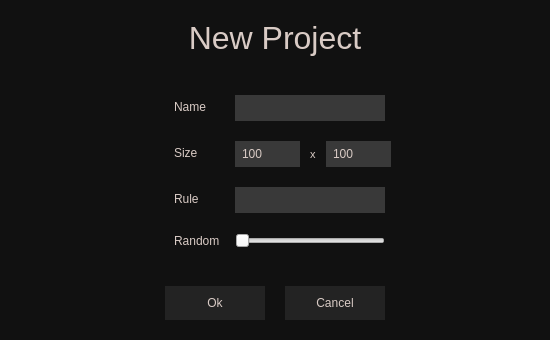
<?xml version="1.0" encoding="UTF-8"?>
<ui version="4.0">
 <class>Dialog</class>
 <widget class="QDialog" name="Dialog">
  <property name="windowModality">
   <enum>Qt::ApplicationModal</enum>
  </property>
  <property name="geometry">
   <rect>
    <x>0</x>
    <y>0</y>
    <width>550</width>
    <height>340</height>
   </rect>
  </property>
  <property name="sizePolicy">
   <sizepolicy hsizetype="Fixed" vsizetype="Fixed">
    <horstretch>0</horstretch>
    <verstretch>0</verstretch>
   </sizepolicy>
  </property>
  <property name="windowTitle">
   <string>New Project</string>
  </property>
  <property name="autoFillBackground">
   <bool>false</bool>
  </property>
  <property name="styleSheet">
   <string notr="true">QDialog { background: #111111; }

QPushButton {
	padding: 10px;
	background: #232323;
	border: none;
	outline: none;
	color: #d9cbc5;
}
QPushButton:hover, QPushButton:focus {
	background-color: #7a7a7a;
}

* { color: #d9cbc5; }

QLineEdit, QListView {
	background: #393939;
	padding: 5px;
	border: none;
}

QSpinBox {
	background: #393939;
	border: none;
	padding: 5px;
}
QSpinBox::up-button,
QSpinBox::down-button {
	border: none
}</string>
  </property>
  <property name="modal">
   <bool>false</bool>
  </property>
  <layout class="QVBoxLayout" name="verticalLayout">
   <property name="spacing">
    <number>20</number>
   </property>
   <property name="leftMargin">
    <number>20</number>
   </property>
   <property name="topMargin">
    <number>20</number>
   </property>
   <property name="rightMargin">
    <number>20</number>
   </property>
   <property name="bottomMargin">
    <number>20</number>
   </property>
   <item>
    <widget class="QLabel" name="label_4">
     <property name="sizePolicy">
      <sizepolicy hsizetype="Preferred" vsizetype="Fixed">
       <horstretch>0</horstretch>
       <verstretch>0</verstretch>
      </sizepolicy>
     </property>
     <property name="font">
      <font>
       <pointsize>24</pointsize>
      </font>
     </property>
     <property name="text">
      <string>New Project</string>
     </property>
     <property name="alignment">
      <set>Qt::AlignCenter</set>
     </property>
    </widget>
   </item>
   <item>
    <layout class="QFormLayout" name="formLayout">
     <property name="fieldGrowthPolicy">
      <enum>QFormLayout::ExpandingFieldsGrow</enum>
     </property>
     <property name="formAlignment">
      <set>Qt::AlignCenter</set>
     </property>
     <property name="horizontalSpacing">
      <number>15</number>
     </property>
     <item row="0" column="0">
      <widget class="QLabel" name="name_label">
       <property name="text">
        <string>Name</string>
       </property>
      </widget>
     </item>
     <item row="1" column="0">
      <widget class="QLabel" name="size_label">
       <property name="text">
        <string>Size</string>
       </property>
      </widget>
     </item>
     <item row="1" column="1">
      <layout class="QHBoxLayout" name="horizontalLayout_2">
       <property name="spacing">
        <number>10</number>
       </property>
       <item>
        <widget class="QSpinBox" name="width_box">
         <property name="sizePolicy">
          <sizepolicy hsizetype="Fixed" vsizetype="Fixed">
           <horstretch>0</horstretch>
           <verstretch>0</verstretch>
          </sizepolicy>
         </property>
         <property name="minimum">
          <number>1</number>
         </property>
         <property name="maximum">
          <number>10000</number>
         </property>
         <property name="value">
          <number>100</number>
         </property>
        </widget>
       </item>
       <item>
        <widget class="QLabel" name="label_6">
         <property name="sizePolicy">
          <sizepolicy hsizetype="Fixed" vsizetype="Preferred">
           <horstretch>0</horstretch>
           <verstretch>0</verstretch>
          </sizepolicy>
         </property>
         <property name="font">
          <font>
           <pointsize>8</pointsize>
          </font>
         </property>
         <property name="text">
          <string>x</string>
         </property>
        </widget>
       </item>
       <item>
        <widget class="QSpinBox" name="height_box">
         <property name="sizePolicy">
          <sizepolicy hsizetype="Fixed" vsizetype="Fixed">
           <horstretch>0</horstretch>
           <verstretch>0</verstretch>
          </sizepolicy>
         </property>
         <property name="minimum">
          <number>1</number>
         </property>
         <property name="maximum">
          <number>10000</number>
         </property>
         <property name="value">
          <number>100</number>
         </property>
         <property name="displayIntegerBase">
          <number>10</number>
         </property>
        </widget>
       </item>
      </layout>
     </item>
     <item row="2" column="0">
      <widget class="QLabel" name="rule_label">
       <property name="text">
        <string>Rule</string>
       </property>
      </widget>
     </item>
     <item row="2" column="1">
      <widget class="QLineEdit" name="rule_edit">
       <property name="sizePolicy">
        <sizepolicy hsizetype="Fixed" vsizetype="Fixed">
         <horstretch>0</horstretch>
         <verstretch>0</verstretch>
        </sizepolicy>
       </property>
       <property name="minimumSize">
        <size>
         <width>150</width>
         <height>0</height>
        </size>
       </property>
      </widget>
     </item>
     <item row="0" column="1">
      <widget class="QLineEdit" name="name_edit">
       <property name="sizePolicy">
        <sizepolicy hsizetype="Fixed" vsizetype="Fixed">
         <horstretch>0</horstretch>
         <verstretch>0</verstretch>
        </sizepolicy>
       </property>
       <property name="minimumSize">
        <size>
         <width>150</width>
         <height>0</height>
        </size>
       </property>
      </widget>
     </item>
     <item row="3" column="0">
      <widget class="QLabel" name="random_label">
       <property name="text">
        <string>Random</string>
       </property>
      </widget>
     </item>
     <item row="3" column="1">
      <widget class="QSlider" name="random">
       <property name="sizePolicy">
        <sizepolicy hsizetype="Fixed" vsizetype="Fixed">
         <horstretch>0</horstretch>
         <verstretch>0</verstretch>
        </sizepolicy>
       </property>
       <property name="minimumSize">
        <size>
         <width>150</width>
         <height>0</height>
        </size>
       </property>
       <property name="maximum">
        <number>100</number>
       </property>
       <property name="orientation">
        <enum>Qt::Horizontal</enum>
       </property>
      </widget>
     </item>
    </layout>
   </item>
   <item>
    <layout class="QHBoxLayout" name="horizontalLayout">
     <item>
      <spacer name="horizontalSpacer">
       <property name="orientation">
        <enum>Qt::Horizontal</enum>
       </property>
       <property name="sizeHint" stdset="0">
        <size>
         <width>40</width>
         <height>20</height>
        </size>
       </property>
      </spacer>
     </item>
     <item>
      <widget class="QPushButton" name="ok">
       <property name="sizePolicy">
        <sizepolicy hsizetype="Fixed" vsizetype="Fixed">
         <horstretch>0</horstretch>
         <verstretch>0</verstretch>
        </sizepolicy>
       </property>
       <property name="minimumSize">
        <size>
         <width>100</width>
         <height>0</height>
        </size>
       </property>
       <property name="text">
        <string>Ok</string>
       </property>
      </widget>
     </item>
     <item>
      <widget class="QPushButton" name="cancel">
       <property name="sizePolicy">
        <sizepolicy hsizetype="Fixed" vsizetype="Fixed">
         <horstretch>0</horstretch>
         <verstretch>0</verstretch>
        </sizepolicy>
       </property>
       <property name="minimumSize">
        <size>
         <width>100</width>
         <height>0</height>
        </size>
       </property>
       <property name="text">
        <string>Cancel</string>
       </property>
      </widget>
     </item>
     <item>
      <spacer name="horizontalSpacer_2">
       <property name="orientation">
        <enum>Qt::Horizontal</enum>
       </property>
       <property name="sizeHint" stdset="0">
        <size>
         <width>40</width>
         <height>20</height>
        </size>
       </property>
      </spacer>
     </item>
    </layout>
   </item>
  </layout>
 </widget>
 <resources/>
 <connections/>
</ui>
